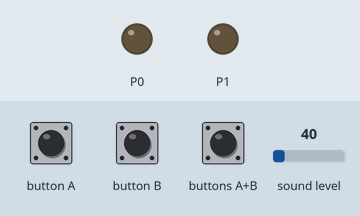
This program was run on a simulated BBC micro:bit (MakeCode). Shown: output pins drawn as LEDs (lit = HIGH). Dashed ring = blinking. Inputs (shaded band) come from the test bench; at power-on: sound level 40.

Above: at 1.2 s.
1.3 s: sound level set to 148
2.8 s: sound level set to 154
At 3.01 s:
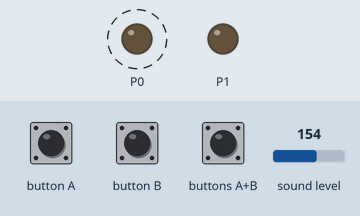
5.8 s: button A pressed for 0.15 s
At 6.13 s:
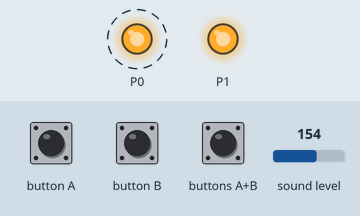
8.8 s: button B pressed for 0.15 s
At 11.71 s:
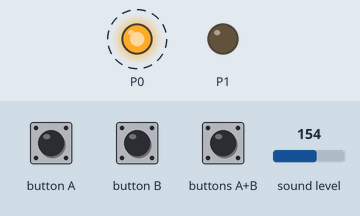
11.8 s: sound level set to 5
At 13.0 s:
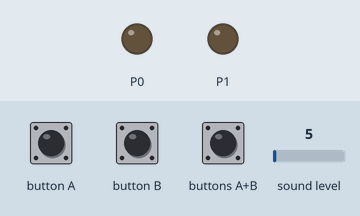
13.3 s: buttons A+B pressed for 0.15 s
At 13.55 s:
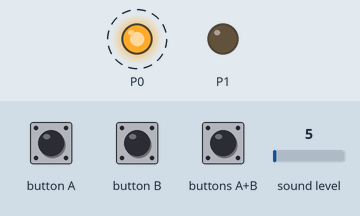
Timing chart, 0 to 16.4 s (numbered marks = the images above; inputs shaded):
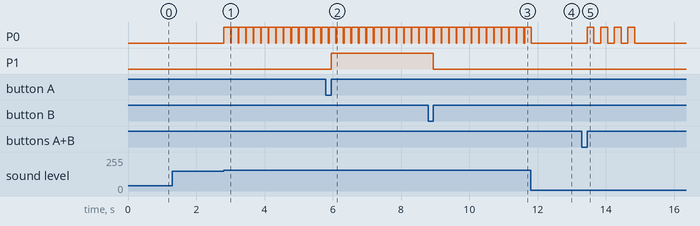

Measured:
- the behaviour switches between 150 and 151 on sound level (found by bisection; images 0 and 1)
- after the input at 1.3 s, every drawn part: stays the same
- after the input at 2.8 s, P0: alternates HIGH for 0.20 s and LOW for 0.02 s, starting at once
- after the input at 5.8 s, P1: LOW → HIGH after 0.15 s
- after the input at 8.8 s, P1: HIGH → LOW after 0.15 s
- after the input at 11.8 s, P0: goes on until 11.8 s, then stays LOW
- after the input at 13.3 s, P0: alternates HIGH for 0.20 s and LOW for 0.20 s, 8 changes in all, then stays LOW, starting after 0.15 s

The program:

main.ts
```typescript
input.onButtonPressed(Button.A, function () {
    pins.digitalWritePin(DigitalPin.P0, 1)
    pins.analogWritePin(AnalogPin.P1, 1023)
})
input.onButtonPressed(Button.AB, function () {
    for (let index = 0; index < 4; index++) {
        pins.digitalWritePin(DigitalPin.P0, 1)
        basic.pause(200)
        pins.digitalWritePin(DigitalPin.P0, 0)
        basic.pause(200)
    }
})
input.onButtonPressed(Button.B, function () {
    pins.digitalWritePin(DigitalPin.P0, 0)
    pins.analogWritePin(AnalogPin.P1, 0)
})
basic.forever(function () {
    if (input.soundLevel() > 150) {
        pins.digitalWritePin(DigitalPin.P0, 1)
        basic.pause(200)
        pins.digitalWritePin(DigitalPin.P0, 0)
    }
})
```

test.ts
```typescript
// tu są testy; nie będzie to kompilowane, gdy ten pakiet będzie używany jako rozszerzenie.
```
